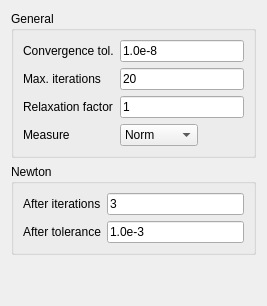
     <widget class="QWidget" name="nonlinSystemTab" >
      <attribute name="title" >
       <string>Nonlinear system</string>
      </attribute>
      <layout class="QVBoxLayout" >
       <item>
        <widget class="QGroupBox" name="nonlinearSystemGeneralControlGroup" >
         <property name="title" >
          <string>General</string>
         </property>
         <layout class="QGridLayout" >
          <item row="0" column="0" >
           <widget class="QLabel" name="nonlinSystemConvergenceToleranceLabel" >
            <property name="text" >
             <string>Convergence tol.</string>
            </property>
           </widget>
          </item>
          <item row="0" column="1" colspan="2" >
           <widget class="QLineEdit" name="nonlinSystemConvergenceToleranceEdit" >
            <property name="text" >
             <string>1.0e-8</string>
            </property>
           </widget>
          </item>
          <item row="1" column="0" >
           <widget class="QLabel" name="nonlinSystemMaxIterationsLabel" >
            <property name="text" >
             <string>Max. iterations</string>
            </property>
           </widget>
          </item>
          <item row="1" column="1" colspan="2" >
           <widget class="QLineEdit" name="nonlinSystemMaxIterationEdit" >
            <property name="text" >
             <string>20</string>
            </property>
           </widget>
          </item>
          <item row="2" column="0" >
           <widget class="QLabel" name="nonlinSystemRelaxationFactorLabel" >
            <property name="text" >
             <string>Relaxation factor</string>
            </property>
           </widget>
          </item>
          <item row="2" column="1" colspan="2" >
           <widget class="QLineEdit" name="nonlinSystemRelaxationFactorEdit" >
            <property name="text" >
             <string>1</string>
            </property>
           </widget>
          </item>
          <item row="3" column="0" >
           <widget class="QLabel" name="nonlinSystemConvergenceMeasureLabel" >
            <property name="text" >
             <string>Measure</string>
            </property>
           </widget>
          </item>
          <item row="3" column="1" >
           <widget class="QComboBox" name="nonlinSystemConvergenceMeasureCombo" >
            <item>
             <property name="text" >
              <string>Norm</string>
             </property>
            </item>
            <item>
             <property name="text" >
              <string>Solution</string>
             </property>
            </item>
            <item>
             <property name="text" >
              <string>Residual</string>
             </property>
            </item>
           </widget>
          </item>
          <item row="3" column="2" >
           <spacer>
            <property name="orientation" >
             <enum>Qt::Horizontal</enum>
            </property>
            <property name="sizeHint" >
             <size>
              <width>40</width>
              <height>20</height>
             </size>
            </property>
           </spacer>
          </item>
         </layout>
        </widget>
       </item>
       <item>
        <widget class="QGroupBox" name="newtonControlGroup" >
         <property name="title" >
          <string>Newton</string>
         </property>
         <layout class="QGridLayout" >
          <item row="0" column="0" >
           <widget class="QLabel" name="nonlinSystemNewtonAfterIterLabel" >
            <property name="text" >
             <string>After iterations</string>
            </property>
           </widget>
          </item>
          <item row="0" column="1" >
           <widget class="QLineEdit" name="nonlinSystemNewtonAfterIterEdit" >
            <property name="text" >
             <string>3</string>
            </property>
           </widget>
          </item>
          <item row="1" column="0" >
           <widget class="QLabel" name="nonlinSystemNewtonAfterTolLabel" >
            <property name="text" >
             <string>After tolerance</string>
            </property>
           </widget>
          </item>
          <item row="1" column="1" >
           <widget class="QLineEdit" name="nonlinSystemNewtonAfterTolEdit" >
            <property name="text" >
             <string>1.0e-3</string>
            </property>
           </widget>
          </item>
         </layout>
        </widget>
       </item>
       <item>
        <spacer>
         <property name="orientation" >
          <enum>Qt::Vertical</enum>
         </property>
         <property name="sizeHint" >
          <size>
           <width>20</width>
           <height>40</height>
          </size>
         </property>
        </spacer>
       </item>
      </layout>
     </widget>
